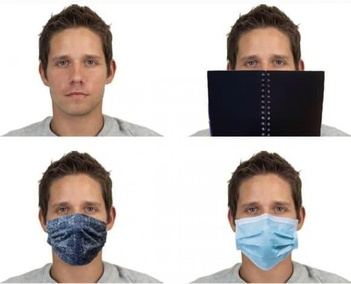
#> input picture data/images/002.jpg, 351 x 284 px, shrunk from 939 x 759 before the run
$ python image_detect.py
#> lines starting #> are read from the running program, lines starting #| are printed output that depends on the picture; after the words box and inside, x2 and y2 are one past the last pixel; in counts of white or black regions, pixels touching at a corner belong together
import cv2
import matplotlib.pyplot as plt
import time
import pandas as pd
from datetime import datetime


# varaibles globales
cascade_path =  "./cascades/haarcascade_frontalface_default.xml"
img_path = "./images/001.jpg"
img_path = "./images/002.jpg"

color = (255, 255, 255) #La couleur du carré qui entoure le visage détecté
red = (220, 20, 60) #La couleur du carré qui entoure le visage détecté


src = cv2.imread(img_path,0)
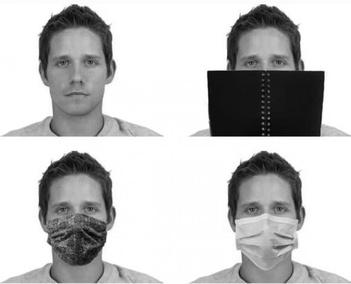
#> src: shape (284, 351); min 0, max 255, mean 194.3
gray = cv2.cvtColor(src,cv2.cv2.COLOR_BAYER_BG2GRAY)
cascade = cv2.CascadeClassifier(cascade_path)
rect = cascade.detectMultiScale(gray)
#> rect = [[38, 32, 78, 78], [40, 178, 76, 76], [224, 178, 85, 85]]

i = 1
personnes = []
date1 = []
date2 = []

if len(rect) > 0:
    for x, y, w, h in rect:
        cv2.rectangle(src, (x, y), (x+w, y+h), color)
        cv2.rectangle(src, (x,y), (x+w,y+20), red, -1)

        stri = 'personne '+ str(i)
        cv2.putText(src, stri ,(x+5, y+10), cv2.FONT_HERSHEY_SIMPLEX, .5, (0,0,0))
        i = i + 1
        time.sleep(0.1)

        personnes.append(stri)
        timest = time.time()
        dt_object = datetime.fromtimestamp(timest)
        dd = dt_object.strftime('%Y-%m-%d')
        da = dt_object.strftime('%H:%M:%S')
        date1.append(dd)
        date2.append(da)
#> this loop made 3 passes
#> (x, y, w, h, stri) on passes 1 to 3: (38, 32, 78, 78, 'personne 1'), (40, 178, 76, 76, 'personne 2'), (224, 178, 85, 85, 'personne 3')
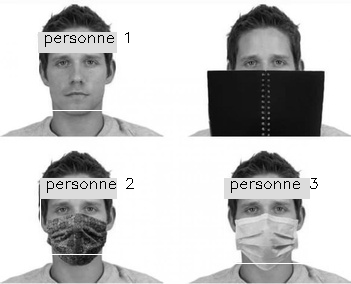
#> src: shape (284, 351); 5.6% of pixels changed, all inside (x1, y1, x2, y2) = (38, 32, 318, 264)
#> after the loop, date1 = ['2026-11-20', '2026-11-20', '2026-11-20']; date2 = ['15:08:17', '15:08:17', '15:08:17']; i = 4; personnes = ['personne 1', 'personne 2', 'personne 3']


df = pd.DataFrame(list(zip(personnes, date1, date2)), columns=('personnes', 'date', 'heure'))
#> df = table of 3 rows and 3 columns
df.to_excel('data.xlsx', index=False)


cv2.imshow('detected', src)
cv2.waitKey(0)
cv2.destroyAllWindows()

$ run again, with data/images/gfg.jpg copied over data/images/002.jpg
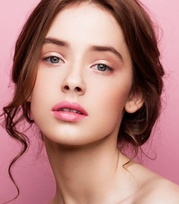
#> input picture data/images/gfg.jpg, 179 x 204 px, shrunk from 480 x 545 before the run
#> `src = cv2.imread(img_path,0)`:
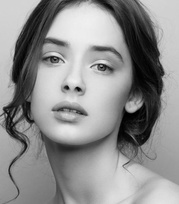
#> src: shape (204, 179); min 0, max 240, mean 142.6
#> rect = [[16, 14, 124, 124]]
#> the loop `for x, y, w, h in rect:` made 1 pass
#> (x, y, w, h, stri, i, dd, da) on pass 1: (16, 14, 124, 124, 'personne 1', 2, '2026-11-20', '15:08:17')
#> after the loop `for x, y, w, h in rect:`:
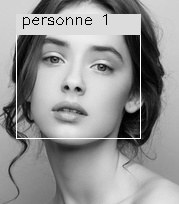
#> src: shape (204, 179); 8.07% of pixels changed, all inside (x1, y1, x2, y2) = (16, 14, 141, 139)
#> after the loop `for x, y, w, h in rect:`: date1 = ['2026-11-20']; date2 = ['15:08:17']; i = 2; personnes = ['personne 1']
#> df = table of 1 rows and 3 columns

$ run again, with data/images/gfg.jpeg copied over data/images/002.jpg
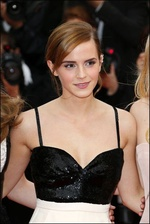
#> input picture data/images/gfg.jpeg, 150 x 224 px, shrunk from 400 x 600 before the run
#> `gray = cv2.cvtColor(src,cv2.cv2.COLOR_BAYER_BG2GRAY)`:
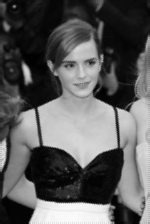
#> gray: shape (224, 150); min 0, max 251, mean 90.8
#> rect = [[53, 43, 56, 56]]
#> the loop `for x, y, w, h in rect:` made 1 pass
#> (x, y, w, h, stri, i, dd, da) on pass 1: (53, 43, 56, 56, 'personne 1', 2, '2026-11-20', '15:08:18')
#> after the loop `for x, y, w, h in rect:`:
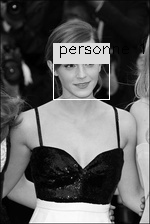
#> src: shape (224, 150); min 0, max 255, mean 93.8
#> after the loop `for x, y, w, h in rect:`: date1 = ['2026-11-20']; date2 = ['15:08:18']; i = 2; personnes = ['personne 1']
#> df = table of 1 rows and 3 columns

$ run again, with data/images/gfg.png saved as data/images/002.jpg
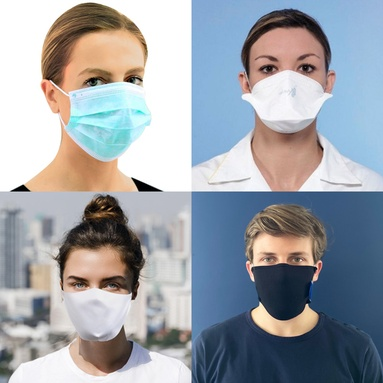
#> input picture data/images/gfg.png, 383 x 383 px, shrunk from 1024 x 1024 before the run
#> `src = cv2.imread(img_path,0)`:
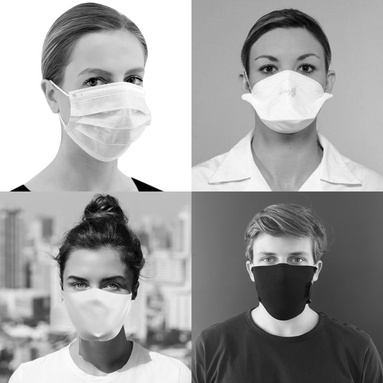
#> src: shape (383, 383); min 0, max 255, mean 161.1
#> rect = [[53, 251, 85, 85], [53, 34, 120, 120], [231, 24, 114, 114]]
#> the loop `for x, y, w, h in rect:` made 3 passes
#> (x, y, w, h, stri) on passes 1 to 3: (53, 251, 85, 85, 'personne 1'), (53, 34, 120, 120, 'personne 2'), (231, 24, 114, 114, 'personne 3')
#> after the loop `for x, y, w, h in rect:`:
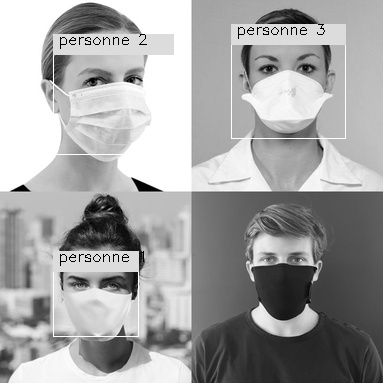
#> src: shape (383, 383); 5.06% of pixels changed, all inside (x1, y1, x2, y2) = (53, 24, 346, 337)
#> after the loop `for x, y, w, h in rect:`: date1 = ['2026-11-20', '2026-11-20', '2026-11-20']; date2 = ['15:08:19', '15:08:19', '15:08:19']; i = 4; personnes = ['personne 1', 'personne 2', 'personne 3']
#> df = table of 3 rows and 3 columns
